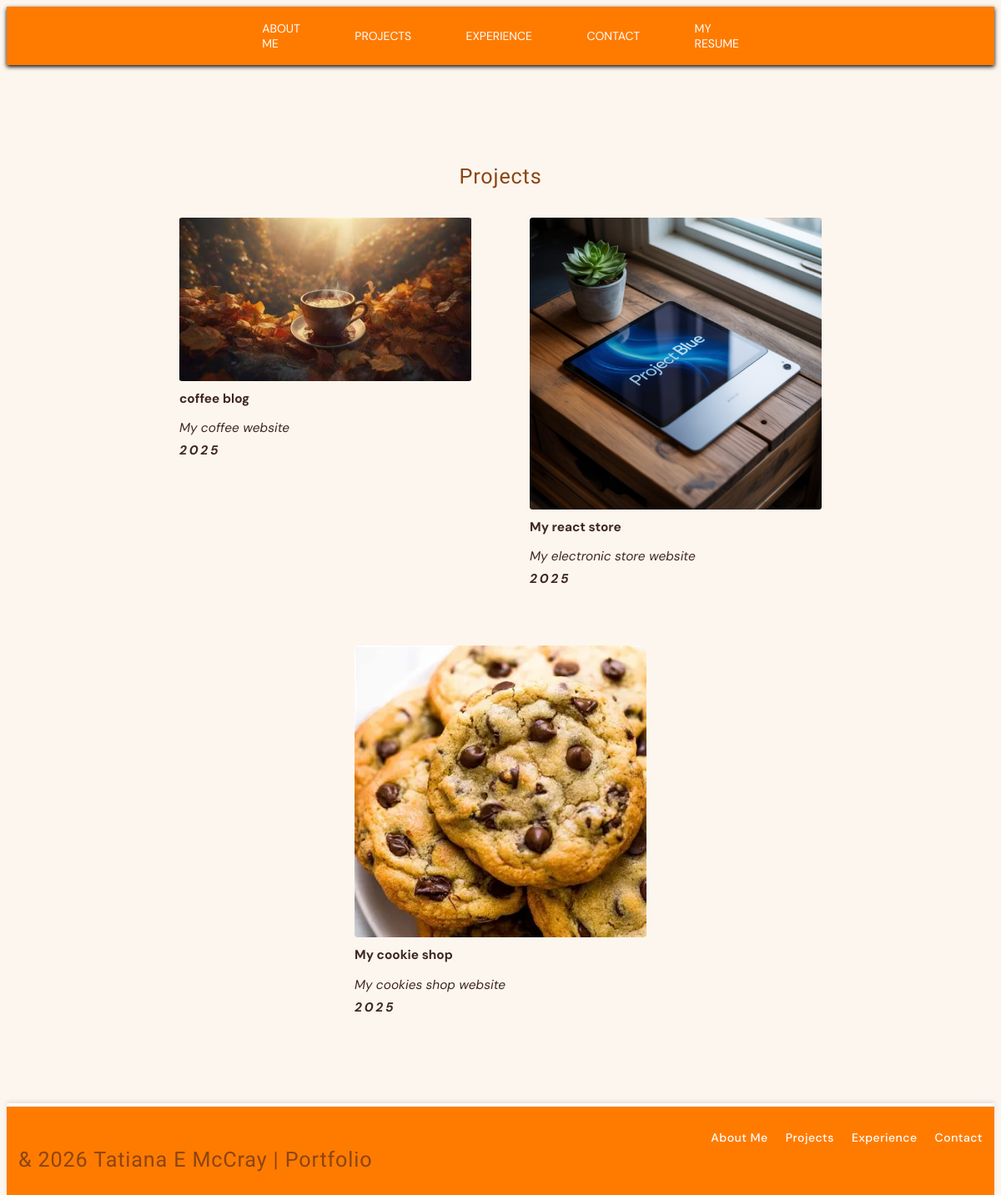
Before: /project/ with the older database file.
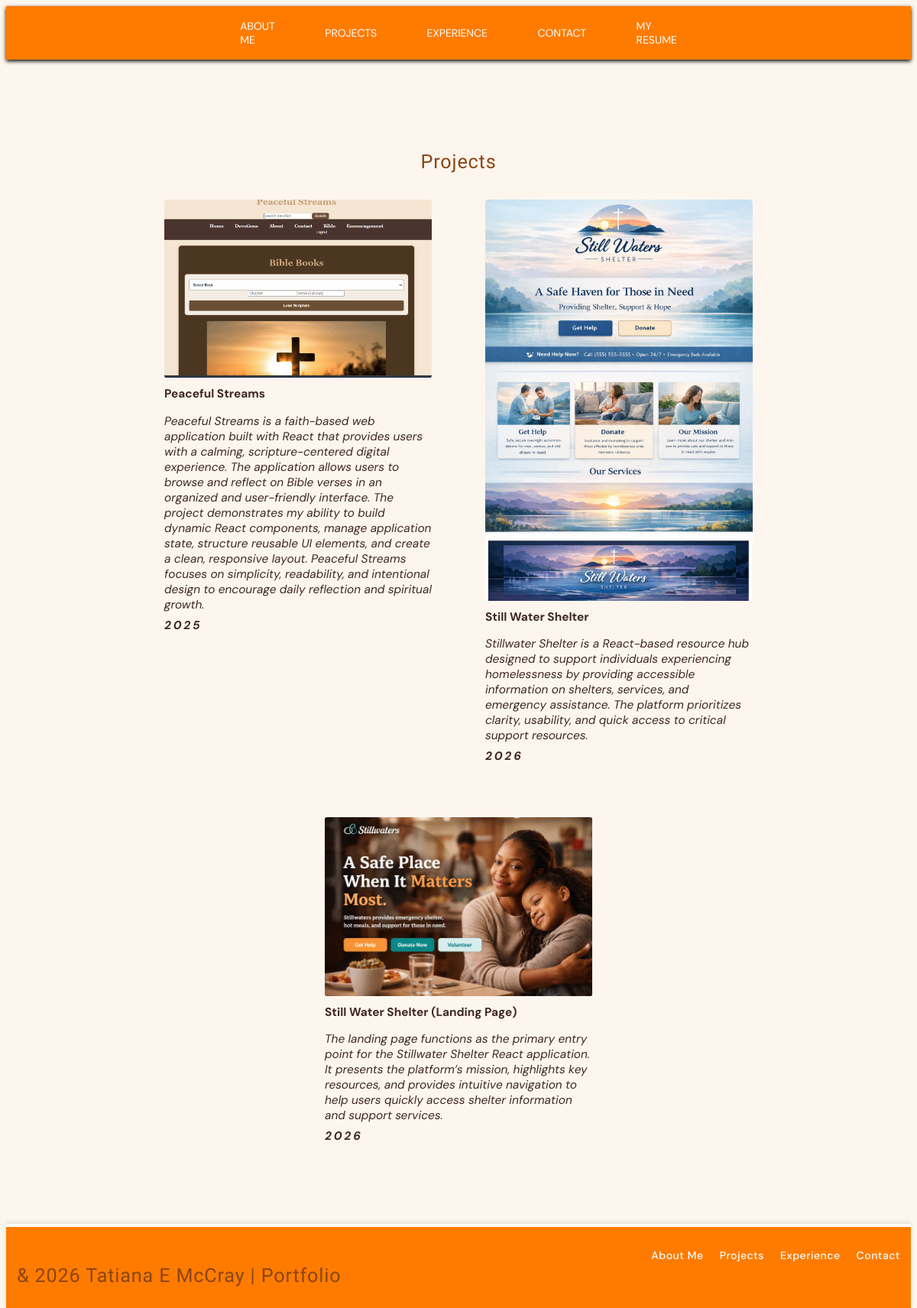
After: the same page with the newer database file.
### project/models.py (models this page shows)
class Project(models.Model):
    name = models.CharField(max_length=50)
    description = models.TextField()
    year = models.IntegerField()
    image = models.ImageField(upload_to='project/')
    repository = models.URLField()
    skills = models.ManyToManyField("skill")

### project/views.py (the view)
# urls.py: path('project/', views.portfolio_view, name= 'project'),
def portfolio_view(request):
    projects_list = models.Project.objects.all()
    context = {'projects': projects_list}
    return render(request, 'projects/project.html', context)

### templates/projects/project.html (shortened to what this page needs)
{% extends 'base.html' %}
{% load static %}
{% block content %}
<section class="projects-section center-column">
  <h2>Projects</h2>
  <div class="projects-list">
    {% for project in projects %}
    <div class="project-card">
      <a href="{{project.repository}}" target="_blank">
        <img src="{{project.image.url}}">
        <p>{{project.name}}</p>
        <p>{{project.description}}</p>
        <p>{{project.year}}</p>
      </a>
    </div>
    {% endfor %}
</section>
{% endblock content%}

### templates/base.html (shortened to what this page needs)
{% load static %}
<!DOCTYPE html>
<html lang="en">
<head>
  <link rel="stylesheet" href="{% static 'css/base.css'%}" />
  <link rel="stylesheet" href="{% static 'css/footer.css'%}" />
  <link rel="stylesheet" href="{% static 'css/header.css'%}" />
  <link rel="stylesheet" href="{% static 'css/responsive.css'%}" />
  <link rel="stylesheet" href="{% static 'css/section.css'%}" />
</head>
<body>
  <header class="center">
    <nav class="nav-link center">
      <a href="{% url 'about_me' %}">About me</a>
      <a href="{% url 'project' %}">Projects</a>
      <a href="{% url 'experience' %}">Experience</a>
      <a href="{% url 'contact' %}">Contact</a>
      <a href="{% static 'files/Tatiana_EMcCray_Resume.pdf'%}" download class"resume-btn">
        My Resume
      </a>
    </nav>
  </header>
  <main class="base-main-container">
    {% block content %}
    {% endblock %}
  </main>
  <footer>
    <a href="">
      <h2>& 2026 Tatiana E McCray | Portfolio</h2>
    </a>
    <nav class="nav-footer center">
      <a href="">About Me</a>
      <a href="">Projects</a>
      <a href="">Experience</a>
      <a href="">Contact</a>
    </nav>
  </footer>
</body>
</html>

### static/css/base.css (style rules this page uses)
:root { --primary-color: #8B4513; --secondary-color: #A0522D; --neutral-color: #3E2723; --background-color: #FDF6EE; --surface-color: #D2B48C; --lobster-font: 'Lobster', sans-serif; --sans-font: 'DM Sans', sans-serif; }
.center { display: flex; justify-content: center; align-items: center; }
.center-column { display: flex; flex-direction: column; justify-content: center; align-items: center; }
html { height: 100%; background-color: var(--background-color); font-size: 14px; }
* { font-family: var(--sans-font); margin-bottom: auto; padding: 0; }
a { text-decoration: none; }
h2 { color: var(--primary-color); font-family: var(--lobster-font); font-weight: 400; letter-spacing: 0.06rem; font-size: 1.8rem; }
p { color: var(--neutral-color); font-size: 1.1rem; }
.base-main-container { min-height: calc(100vh - 161.44px) }

### static/css/footer.css (style rules this page uses)
footer { background-color: #ff7b00; color: white; padding: 2rem 1rem; display: flex; flex-wrap: wrap; align-items: center; justify-content: space-between; border-top: 4px solid #fff; box-shadow: 0 -2px 5px rgba(0, 0, 0, 0.1); }
footer nav { display: flex; flex-wrap: wrap; gap: 1.5rem; }
footer nav a { color: white; text-decoration: none; font-weight: 500; letter-spacing: 0.5px; transition: all 0.3s ease; }

### static/css/header.css (style rules this page uses)
header { background-color: #ff7b00; height: 70px; position:sticky; top: 0px; display: flex; justify-content: space-between; align-items: center; padding: 0 30px; box-shadow: 0 2px 5px rgba(0,0,0,1); z-index: 100; }
nav { display: flex; align-items: center; gap: 1.5rem; }
.nav-link { height: 100%; }
.nav-link a { color:white; font-size: 1rem; text-transform: uppercase; margin: 2%; padding: 0.5rem 0.8rem; transition: all 0.3s ease; border-radius: 5px; }

### static/css/section.css (style rules this page uses)
.projects-section { padding: 2rem; margin: 5rem 0px; }
.project-card img { width: 100%; border-radius: 1%; }
.project-card { width: 25rem; display: flex; flex-wrap: wrap; padding: 0.5rem; border-radius: 1%; }
a p:nth-child(2), .experience-card p:nth-child(1) { font-weight: bolder; font-size: 1.1rem; margin: 0.5rem 0px; }
a p:nth-child(3), .experience-card p:nth-child(2) { font-style: italic; }
a p:nth-child(4), .experience-card p:nth-child(4) { font-style: italic; font-weight: bolder; letter-spacing: 0.2rem; margin-top: 0.5rem; }
.projects-list { display: flex; flex-wrap: wrap; justify-content: center; width: 100%; gap: 4rem; margin-top: 2rem; }

Changed rows visible on the page:
removed Project: image (picture), name "coffee blog", description "My coffee website", year "2025"
removed Project: image (picture), name "My react store", description "My electronic store website", year "2025"
removed Project: image (picture), name "My cookie shop", description "My cookies shop website", year "2025"
added Project: image (picture), name "Peaceful Streams", description "Peaceful Streams is a faith-based web application built with React that provides users with a calming, scripture-centered digital experience. The application allows users to browse and reflect on Bible verses in an organized and user-friendly interface. The project demonstrates my ability to build dynamic React components, manage application state, structure reusable UI elements, and create a clean, responsive layout. Peaceful Streams focuses on simplicity, readability, and intentional design to encourage daily reflection and spiritual growth.", year "2025"
added Project: image (picture), name "Still Water Shelter", description "Stillwater Shelter is a React-based resource hub designed to support individuals experiencing homelessness by providing accessible information on shelters, services, and emergency assistance. The platform prioritizes clarity, usability, and quick access to critical support resources.", year "2026"
added Project: image (picture), name "Still Water Shelter (Landing Page)", description "The landing page functions as the primary entry point for the Stillwater Shelter React application. It presents the platform’s mission, highlights key resources, and provides intuitive navigation to help users quickly access shelter information and support services.", year "2026"
